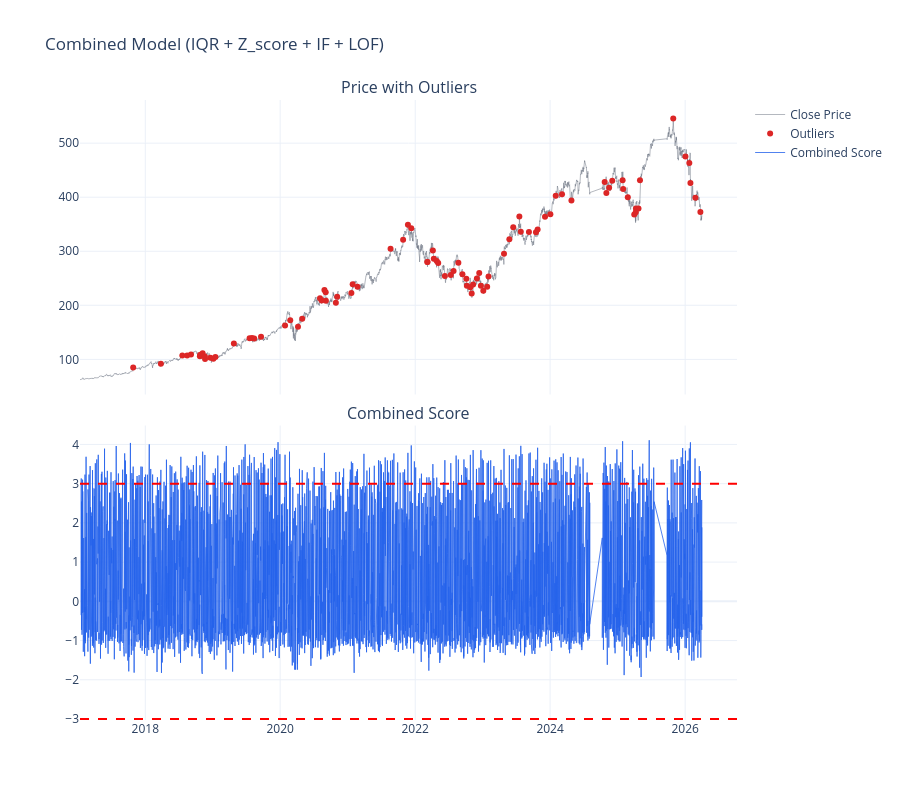

This figure's notebook cell:
### Code cell
# Visualize the Combined Model

# Keep compatibility names if you want to use later cells
part["anomaly_flag"] = part["combined_flag"]
part["anomaly_score"] = part["ensemble_score"]

mu2 = part["anomaly_score"].rolling(roll_window).mean()
sd2 = part["anomaly_score"].rolling(roll_window).std()
part["combined_z20"] = (part["anomaly_score"] - mu2) / (sd2 + 1e-8)

flagged = part[part["combined_flag"] == 1]

fig = make_subplots(
    rows=2,
    cols=1,
    shared_xaxes=True,
    vertical_spacing=0.05,
    subplot_titles=("Price with Outliers", "Combined Score"),
)

fig.add_trace(
    go.Scatter(
        x=part["quote_datetime"],
        y=part["close"],
        name="Close Price",
        line=dict(color=COLORS["normal"], width=1),
        opacity=0.5,
    ),
    row=1,
    col=1,
)

fig.add_trace(
    go.Scatter(
        x=flagged["quote_datetime"],
        y=flagged["close"],
        mode="markers",
        name="Outliers",
        marker=dict(color=COLORS["anomaly"], size=6),
    ),
    row=1,
    col=1,
)

fig.add_trace(
    go.Scatter(
        x=part["quote_datetime"],
        y=part["combined_z20"],
        name="Combined Score",
        line=dict(color=COLORS["price"], width=0.8),
    ),
    row=2,
    col=1,
)

fig.add_hline(y=3, line_dash="dash", line_color="red", row=2, col=1)
fig.add_hline(y=-3, line_dash="dash", line_color="red", row=2, col=1)

fig.update_layout(
    height=800,
    title_text="Combined Model (IQR + Z_score + IF + LOF)",
    template="plotly_white",
    showlegend=True,
)
fig.show()

print("Combined Ensemble Model anomalies:", int(part["combined_flag"].sum()))

### Figure 1 — Plotly figure (JSON) as saved in the notebook; plotly's stock layout.template omitted (floating-point values rounded to 4 significant figures; data arrays with more than 128 entries replaced by an {"elided": "..."} marker saying what was removed)
{"data": [{"line": {"color": "#6b7280", "width": 1}, "name": "Close Price", "opacity": 0.5, "type": "scatter", "x": {"elided": "15448 str values"}, "xaxis": "x", "y": {"elided": "15448 float values"}, "yaxis": "y"}, {"marker": {"color": "#dc2626", "size": 6}, "mode": "markers", "name": "Outliers", "type": "scatter", "x": ["2017-10-27T10:30:00.000000", "2018-03-26T10:30:00.000000", "2018-07-20T10:30:00.000000", "2018-08-15T10:30:00.000000", "2018-09-05T10:30:00.000000", "2018-10-23T10:30:00.000000", "2018-10-25T10:30:00.000000", "2018-11-07T10:30:00.000000", "2018-11-19T10:30:00.000000", "2018-11-20T10:30:00.000000", "2018-12-19T15:30:00.000000", "2019-01-04T10:30:00.000000", "2019-01-15T10:30:00.000000", "2019-04-25T10:30:00.000000", "2019-07-19T10:30:00.000000", "2019-08-01T10:30:00.000000", "2019-08-13T10:30:00.000000", "2019-09-19T10:30:00.000000", "2020-01-27T10:30:00.000000", "2020-02-24T10:30:00.000000", "2020-04-06T10:30:00.000000", "2020-04-29T10:30:00.000000", "2020-08-03T10:30:00.000000", "2020-08-12T10:30:00.000000", "2020-08-27T10:30:00.000000", "2020-09-03T10:30:00.000000", "2020-09-04T10:30:00.000000", "2020-10-28T10:30:00.000000", "2020-11-04T10:30:00.000000", "2021-01-20T10:30:00.000000", "2021-01-27T10:30:00.000000", "2021-02-22T10:30:00.000000", "2021-08-20T10:30:00.000000", "2021-10-27T10:30:00.000000", "2021-11-22T10:30:00.000000", "2021-12-10T10:30:00.000000", "2022-03-07T10:30:00.000000", "2022-03-08T12:30:00.000000", "2022-04-06T10:30:00.000000", "2022-04-11T10:30:00.000000", "2022-04-27T10:30:00.000000", "2022-05-05T10:30:00.000000", "2022-06-10T10:30:00.000000", "2022-07-12T10:30:00.000000", "2022-07-27T10:30:00.000000", "2022-08-22T10:30:00.000000", "2022-09-13T10:30:00.000000", "2022-10-04T10:30:00.000000", "2022-10-07T10:30:00.000000", "2022-10-26T10:30:00.000000", "2022-11-02T15:30:00.000000", "2022-11-10T10:30:00.000000", "2022-11-30T14:30:00.000000", "2022-12-13T10:30:00.000000", "2022-12-22T10:30:00.000000", "2023-01-04T10:30:00.000000", "2023-01-25T10:30:00.000000", "2023-02-01T15:30:00.000000", "2023-04-26T10:30:00.000000", "2023-05-25T10:30:00.000000", "2023-06-15T10:30:00.000000", "2023-07-18T12:30:00.000000", "2023-07-26T10:30:00.000000", "2023-09-08T10:30:00.000000", "2023-10-16T10:30:00.000000", "2023-10-25T10:30:00.000000", "2023-12-04T10:30:00.000000", "2024-01-02T10:30:00.000000", "2024-01-31T10:30:00.000000", "2024-03-05T10:30:00.000000", "2024-04-25T10:30:00.000000", "2024-10-22T10:30:00.000000", "2024-10-31T10:30:00.000000", "2024-11-15T10:30:00.000000", "2024-12-02T10:30:00.000000", "2025-01-27T10:30:00.000000", "2025-01-30T10:30:00.000000", "2025-02-24T10:30:00.000000", "2025-03-31T10:30:00.000000", "2025-04-08T10:30:00.000000", "2025-04-09T13:30:00.000000", "2025-04-23T10:30:00.000000", "2025-05-01T10:30:00.000000", "2025-10-28T10:30:00.000000", "2026-01-02T10:30:00.000000", "2026-01-23T10:30:00.000000", "2026-01-29T10:30:00.000000", "2026-02-25T10:30:00.000000", "2026-03-24T10:30:00.000000"], "xaxis": "x", "y": [85.08, 92.12, 107.2, 107.2, 109.2, 105.9, 108.4, 111.2, 105.3, 100.9, 102.8, 101.3, 104.5, 129.5, 138.9, 139.4, 138.6, 142.0, 162.6, 172.4, 160.5, 175.0, 213.3, 208.7, 228.2, 224.4, 208.4, 204.9, 215.6, 222.6, 239.1, 234.4, 304.8, 321.3, 349.2, 342.6, 280.2, 280.1, 301.5, 286.2, 282.0, 278.3, 254.4, 256.2, 263.5, 278.9, 257.3, 249.3, 236.2, 233.6, 222.0, 238.4, 249.6, 259.6, 236.4, 227.2, 234.3, 253.2, 295.3, 322.0, 344.5, 364.1, 336.1, 335.5, 335.1, 340.4, 363.6, 368.3, 402.9, 405.2, 394.1, 428.1, 407.7, 417.6, 430.6, 431.1, 415.2, 399.8, 367.8, 372.1, 379.1, 378.9, 431.1, 545.6, 475.4, 463.1, 426.3, 398.9, 372.8], "yaxis": "y"}, {"line": {"color": "#2563eb", "width": 0.8}, "name": "Combined Score", "type": "scatter", "x": {"elided": "15448 str values"}, "xaxis": "x2", "y": {"elided": "15448 float values"}, "yaxis": "y2"}], "layout": {"annotations": [{"font": {"size": 16}, "showarrow": false, "text": "Price with Outliers", "x": 0.5, "xanchor": "center", "xref": "paper", "y": 1, "yanchor": "bottom", "yref": "paper"}, {"font": {"size": 16}, "showarrow": false, "text": "Combined Score", "x": 0.5, "xanchor": "center", "xref": "paper", "y": 0.475, "yanchor": "bottom", "yref": "paper"}], "height": 800, "shapes": [{"line": {"color": "red", "dash": "dash"}, "type": "line", "x0": 0, "x1": 1, "xref": "x2 domain", "y0": 3, "y1": 3, "yref": "y2"}, {"line": {"color": "red", "dash": "dash"}, "type": "line", "x0": 0, "x1": 1, "xref": "x2 domain", "y0": -3, "y1": -3, "yref": "y2"}], "showlegend": true, "title": {"text": "Combined Model (IQR + Z_score + IF + LOF)"}, "xaxis": {"anchor": "y", "domain": [0, 1], "matches": "x2", "showticklabels": false}, "xaxis2": {"anchor": "y2", "domain": [0, 1]}, "yaxis": {"anchor": "x", "domain": [0.525, 1]}, "yaxis2": {"anchor": "x2", "domain": [0, 0.475]}}}
